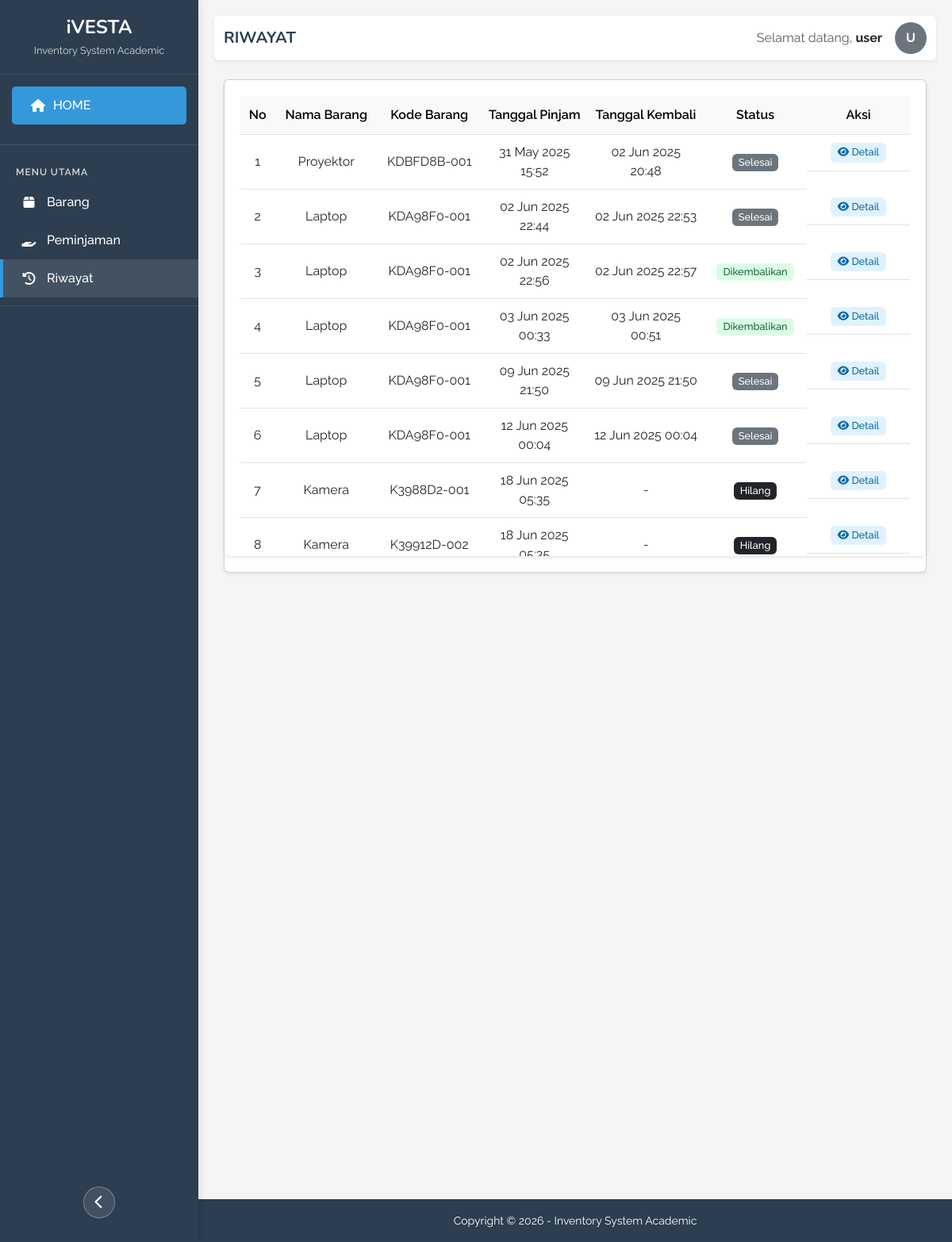
/pegawai/userData/Riwayat.php (signed in), run on the app's committed database.
### tables this page shows
CREATE TABLE `t_pinjam` (
  `id_pinjam` int(11) NOT NULL,
  `id_detail` int(11) NOT NULL,
  `id_nip` varchar(20) NOT NULL,
  `tanggal_pinjam` datetime DEFAULT current_timestamp(),
  `tanggal_kembali` datetime DEFAULT NULL,
  `jumlah` int(11) NOT NULL DEFAULT 1,
  `status_peminjaman` enum('Menunggu Verifikasi','Dipinjam','Dikembalikan','Hilang','Ditolak','Telat','Selesai','Dibooking') DEFAULT 'Menunggu Verifikasi',
  `keterangan` text DEFAULT NULL
);

CREATE TABLE `t_barang` (
  `id_barang` int(11) NOT NULL,
  `nama_barang` varchar(100) NOT NULL,
  `merk` varchar(50) NOT NULL,
  `unit` int(11) NOT NULL DEFAULT 1,
  `foto_barang` varchar(100) DEFAULT NULL,
  `tanggal_input` timestamp NOT NULL DEFAULT current_timestamp(),
  `milik` enum('Prodi','Lab','Lab 1','Lab 2','Lab 3') NOT NULL DEFAULT 'Prodi'
);

CREATE TABLE `t_barang_detail` (
  `id_detail` int(11) NOT NULL,
  `id_barang` int(11) NOT NULL,
  `kode_barang` varchar(20) NOT NULL,
  `kondisi` enum('Baik','Rusak','Hilang') NOT NULL DEFAULT 'Baik',
  `status` enum('Tersedia','Dipinjam','Menunggu Verifikasi','Hilang','Dibooking') DEFAULT 'Tersedia',
  `tanggal_rusak` datetime DEFAULT NULL,
  `tanggal_hilang` datetime DEFAULT NULL,
  `tanggal_maintenance` datetime DEFAULT NULL,
  `note` text DEFAULT NULL
);

### pegawai/userData/Riwayat.php (the view, shortened to what this page needs)
<?php
require "../../koneksi.php";
$id_nip = $_SESSION['id_nip'];
$query_riwayat = "SELECT p.*, b.nama_barang, d.kode_barang, d.kondisi, d.status
                 FROM t_pinjam p
                 JOIN t_barang_detail d ON p.id_detail = d.id_detail
                 JOIN t_barang b ON d.id_barang = b.id_barang
                 WHERE p.id_nip = '$id_nip'
                 AND (p.status_peminjaman = 'Dikembalikan' OR p.status_peminjaman = 'Ditolak' OR p.status_peminjaman = 'Hilang' OR p.status_peminjaman = 'Selesai')
                 ORDER BY p.tanggal_pinjam ASC";
$result_riwayat = mysqli_query($conn, $query_riwayat);
?>
<!DOCTYPE html>
<html lang="en">
<head>
    <link href="https://cdn.jsdelivr.net/npm/bootstrap@5.3.0/dist/css/bootstrap.min.css" rel="stylesheet">
    <link rel="stylesheet" href="https://cdnjs.cloudflare.com/ajax/libs/font-awesome/6.4.0/css/all.min.css">
    <link rel="stylesheet" href="../../assets/css/style.css">
</head>
<body>
    <div class="sidebar" id="sidebar">
        <div class="sidebar-header">
            <h4>iVESTA</h4>
            <p>Inventory System Academic</p>
        </div>
        <div class="sidebar-menu">
            <a href="/ivesta/pegawai/index.php" class="dashboard-btn">
                <i class="fas fa-home"></i>
                <span>HOME</span>
            </a>
            <div class="menu-divider"></div>
            <div class="menu-title">
                <span>MENU UTAMA</span>
            </div>
            <a href="Barang.php">
                <i class="fas fa-box menu-icon"></i>
                <span>Barang</span>
            </a>
            <a href="Peminjaman.php">
                <i class="fas fa-hand-holding menu-icon"></i>
                <span>Peminjaman</span>
            </a>
            <a href="#" class="active">
                <i class="fas fa-history menu-icon"></i>
                <span>Riwayat</span>
            </a>
            <div class="menu-divider"></div>
            <div class="toggle-container">
                <button class="toggle-sidebar" id="toggleSidebar" title="Toggle Sidebar">
                    <i class="fas fa-chevron-left"></i>
                </button>
            </div>
        </div>
    </div>
    <div class="main-content" id="mainContent">
        <nav class="navbar navbar-expand-lg navbar-light bg-white mb-4 rounded shadow-sm">
            <div class="container-fluid">
                <span class="navbar-brand">RIWAYAT</span>
                <div class="d-flex align-items-center position-relative">
                    <div class="me-3">
                        <span class="text-muted">Selamat datang,</span>
                        <span class="fw-bold"><?= htmlspecialchars($_SESSION['fullName']) ?></span>
                    </div>
                    <div class="user-profile" id="userProfile"
                        style="overflow: hidden; border-radius: 50%; width: 40px; height: 40px; text-align: center; line-height: 40px; font-weight: bold; color: white; background: #6c757d; cursor: pointer;">
                        <?php
                        $foto = $_SESSION['fotoP'] ?? '';
                        $fotoPath = realpath(__DIR__ . '/../../assets/profiles/' . $foto);
                        if ($foto && file_exists($fotoPath) && is_file($fotoPath)) {
                            echo '<img src="../../assets/profiles/' . htmlspecialchars($foto) . '" alt="Foto Profil" style="width: 100%; height: 100%; object-fit: cover;">';
                        } else {
                            echo strtoupper(substr($_SESSION['fullName'], 0, 1));
                        }
                        ?>
                    </div>
                </div>
            </div>
        </nav>
        <section id="riwayat" class="riwayat section">
            <div class="container" data-aos="fade-up" data-aos-delay="100">
                <div class="card shadow-sm">
                    <div class="card-body p-0">
                        <?php if (mysqli_num_rows($result_riwayat) > 0): ?>
                            <div class="table-container">
                                <table class="table table-hover">
                                    <thead class="table-light">
                                        <tr>
                                            <th width="5%">No</th>
                                            <th width="15%">Nama Barang</th>
                                            <th width="15%">Kode Barang</th>
                                            <th width="15%">Tanggal Pinjam</th>
                                            <th width="15%">Tanggal Kembali</th>
                                            <th width="15%">Status</th>
                                            <th width="15%">Aksi</th>
                                        </tr>
                                    </thead>
                                    <tbody>
                                        <?php
                                        $no = 1;
                                        while ($row = mysqli_fetch_assoc($result_riwayat)):
                                            $statusClass = '';
                                            $statusText = '';
                                            switch ($row['status_peminjaman']) {
                                                case 'Dikembalikan':
                                                    $statusClass = 'badge bg-success';
                                                    $statusText = 'Dikembalikan';
                                                    break;
                                                case 'Ditolak':
                                                    $statusClass = 'badge-rejected';
                                                    $statusText = 'Ditolak';
                                                    break;
                                                case 'Hilang':
                                                    $statusClass = 'badge bg-dark';
                                                    $statusText = 'Hilang';
                                                    break;
                                                case 'Selesai':
                                                    $statusClass = 'badge bg-secondary';
                                                    $statusText = 'Selesai';
                                                    break;
                                            }
                                            ?>
                                            <tr>
                                                <td><?= $no++ ?></td>
                                                <td><?= htmlspecialchars($row['nama_barang']) ?></td>
                                                <td><?= htmlspecialchars($row['kode_barang']) ?></td>
                                                <td><?= date('d M Y H:i', strtotime($row['tanggal_pinjam'])) ?></td>
                                                <td><?= $row['tanggal_kembali'] ? date('d M Y H:i', strtotime($row['tanggal_kembali'])) : '-' ?>
                                                </td>
                                                <td>
                                                    <span class="badge <?= $statusClass ?>">
                                                        <?= htmlspecialchars($statusText) ?>
                                                    </span>
                                                </td>
                                                <td class="action-buttons">
                                                    <button class="btn btn-sm badge bg-primary" data-bs-toggle="modal"
                                                        data-bs-target="#detailRiwayatModal<?= $row['id_pinjam'] ?>">
                                                        <i class="fas fa-eye"></i> Detail
                                                    </button>
                                                </td>
                                            </tr>
                                        <?php endwhile; ?>
                                    </tbody>
                                </table>
                            </div>
                        <?php endif; ?>
                    </div>
                </div>
            </div>
        </section>
    </div>
    <div class="footer" id="footer">
        <small>Copyright &copy; <?= date('Y'); ?> - Inventory System Academic</small>
    </div>
</body>
</html>

### assets/css/style.css (style rules this page uses)
:root { --primary-color: #2c3e50; --secondary-color: #3498db; --light-color: #ecf0f1; --dark-color: #2c3e50; --sidebar-width: 250px; --sidebar-collapsed-width: 70px; --transition-speed: 0.3s; }
body { font-family: "Raleway", sans-serif; background-color: #f5f5f5; transition: all var(--transition-speed); }
h1, h2, h3, h4, h5, h6 { font-family: "Nunito", sans-serif; }
.sidebar { background-color: var(--primary-color); color: white; height: 100vh; position: fixed; width: var(--sidebar-width); padding-top: 20px; transition: all var(--transition-speed); z-index: 1000; box-shadow: 2px 0 10px rgba(0, 0, 0, 0.1); display: flex; flex-direction: column; }
.sidebar-header { padding: 0 20px 20px; border-bottom: 1px solid rgba(255, 255, 255, 0.1); text-align: center; transition: all var(--transition-speed); }
.sidebar-header h4 { font-family: "Nunito", sans-serif; font-weight: 700; margin-bottom: 5px; transition: all var(--transition-speed); }
.sidebar-header p { font-size: 0.8rem; opacity: 0.8; margin: 0; transition: all var(--transition-speed); }
.sidebar-menu { padding: 15px 0; flex-grow: 1; overflow-y: auto; display: flex; flex-direction: column; }
.sidebar-menu a { color: white; padding: 12px 20px; display: flex; align-items: center; text-decoration: none; transition: all var(--transition-speed); font-family: "Raleway", sans-serif; font-weight: 500; white-space: nowrap; border-left: 4px solid transparent; }
.sidebar-menu a:hover, .sidebar-menu a.active { background-color: rgba(255, 255, 255, 0.1); border-left: 4px solid var(--secondary-color); }
.sidebar-menu .menu-title { color: rgba(255, 255, 255, 0.8); padding: 15px 20px 5px; font-size: 0.75rem; text-transform: uppercase; letter-spacing: 1px; font-weight: 600; }
.sidebar-menu .menu-divider { padding: 0 20px; margin: 10px 0; border-top: 1px solid rgba(255, 255, 255, 0.1); }
.menu-icon { min-width: 25px; text-align: center; margin-right: 10px; font-size: 1rem; }
.toggle-container { margin-top: auto; padding: 15px 0; }
.toggle-sidebar { width: 40px; height: 40px; border-radius: 50%; background-color: rgba(255, 255, 255, 0.1); border: 1px solid rgba(255, 255, 255, 0.3); color: white; display: flex; justify-content: center; align-items: center; margin: 0 auto; cursor: pointer; transition: all var(--transition-speed); }
.toggle-sidebar i { font-size: 1.1rem; transition: transform var(--transition-speed); }
.dashboard-btn { display: flex; align-items: center; padding: 12px 20px; background-color: var(--secondary-color); color: white; border-radius: 5px; text-decoration: none; transition: all var(--transition-speed); margin: 0 15px 15px; }
.dashboard-btn i { margin-right: 10px; }
.main-content { margin-left: var(--sidebar-width); padding: 20px; transition: all var(--transition-speed); min-height: calc(100vh - 60px); }
.navbar { box-shadow: 0 2px 10px rgba(0, 0, 0, 0.05); }
.navbar-brand { font-weight: 700; font-family: "Nunito", sans-serif; color: var(--primary-color); }
.user-profile { width: 40px; height: 40px; border-radius: 50%; background-color: var(--secondary-color); color: white; display: flex; align-items: center; justify-content: center; font-weight: 600; cursor: pointer; transition: all var(--transition-speed); }
.footer { background-color: var(--primary-color); color: white; padding: 15px; text-align: center; position: fixed; bottom: 0; width: calc(100% - var(--sidebar-width)); margin-left: var(--sidebar-width); font-family: "Raleway", sans-serif; transition: all var(--transition-speed); z-index: 100; }
.table-container { background-color: white; border-radius: 8px; box-shadow: 0 2px 4px rgba(0, 0, 0, 0.1); padding: 20px; margin-bottom: 20px; }
.action-buttons { display: flex; justify-content: center; gap: 5px; }
.badge.bg-primary { background-color: #e0f2fe !important; color: #0369a1 !important; }
.badge.bg-success { background-color: #dcfce7 !important; color: #166534 !important; }
.action-buttons { display: flex; gap: 5px; }

### data on the page
t_pinjam: t_barang.nama_barang "Proyektor", id_detail.kode_barang "KDBFD8B-001", tanggal_pinjam "31 May 2025 15:52", tanggal_kembali "02 Jun 2025 20:48", status_peminjaman "Selesai"
t_pinjam: t_barang.nama_barang "Laptop", id_detail.kode_barang "KDA98F0-001", tanggal_pinjam "02 Jun 2025 22:44", tanggal_kembali "02 Jun 2025 22:53", status_peminjaman "Selesai"
t_pinjam: t_barang.nama_barang "Laptop", id_detail.kode_barang "KDA98F0-001", tanggal_pinjam "02 Jun 2025 22:56", tanggal_kembali "02 Jun 2025 22:57", status_peminjaman "Dikembalikan"
t_pinjam: t_barang.nama_barang "Laptop", id_detail.kode_barang "KDA98F0-001", tanggal_pinjam "03 Jun 2025 00:33", tanggal_kembali "03 Jun 2025 00:51", status_peminjaman "Dikembalikan"
t_pinjam: t_barang.nama_barang "Laptop", id_detail.kode_barang "KDA98F0-001", tanggal_pinjam "09 Jun 2025 21:50", tanggal_kembali "09 Jun 2025 21:50", status_peminjaman "Selesai"
t_pinjam: t_barang.nama_barang "Laptop", id_detail.kode_barang "KDA98F0-001", tanggal_pinjam "12 Jun 2025 00:04", tanggal_kembali "12 Jun 2025 00:04", status_peminjaman "Selesai"
t_pinjam: t_barang.nama_barang "Kamera", id_detail.kode_barang "K3988D2-001", tanggal_pinjam "18 Jun 2025 05:35", status_peminjaman "Hilang"
t_pinjam: t_barang.nama_barang "Kamera", id_detail.kode_barang "K39912D-002", tanggal_pinjam "18 Jun 2025…", status_peminjaman "Hilang"

### other printed values
$_SESSION['fullName'] "user"
substr($_SESSION['fullName'], 0, 1) "U"
